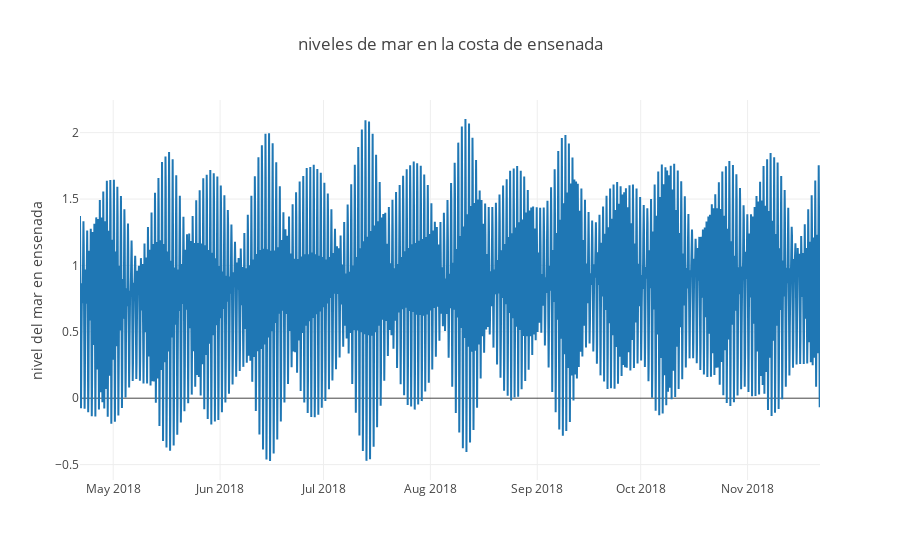

Notebook code cell kept with this figure:
### Markdown cell above
# graficas

### Code cell
# año offline grafica: nuevos  datos
import plotly
import plotly.graph_objs as go

import plotly.offline as offline
import plotly.graph_objs as go

plotly.offline.init_notebook_mode(connected=True)
trace1 = go.Scatter(
    x=Ens4['0'],
    y=Ens4['11'],
    name='ensenada',
)

data = [trace1]
layout = go.Layout(
    title=' niveles de mar en la costa de ensenada',
    yaxis=dict(
        title='nivel del mar en ensenada'
    ),
    yaxis2=dict(
        title='nivel del mar en el canal',
        titlefont=dict(
            color='rgb(148, 103, 189)'
        ),
        tickfont=dict(
            color='rgb(148, 103, 189)'
        ),
        overlaying='y',
        side='right'
    )
)

fig = go.Figure(data=data, layout=layout)
plot_url = offline.iplot(fig, filename='multiple-axes-double')

### Figure 1 — Plotly figure (JSON) as saved in the notebook; plotly's stock layout.template omitted (floating-point values rounded to 4 significant figures; data arrays with more than 128 entries replaced by an {"elided": "..."} marker saying what was removed)
{"data": [{"name": "ensenada", "type": "scatter", "uid": "da358dca-fa70-11e8-9e63-14feb5fbf107", "x": {"elided": "5152 str values"}, "y": {"elided": "5152 float values"}}], "layout": {"title": " niveles de mar en la costa de ensenada", "yaxis": {"title": "nivel del mar en ensenada"}, "yaxis2": {"overlaying": "y", "side": "right", "tickfont": {"color": "rgb(148, 103, 189)"}, "title": "nivel del mar en el canal", "titlefont": {"color": "rgb(148, 103, 189)"}}}}
